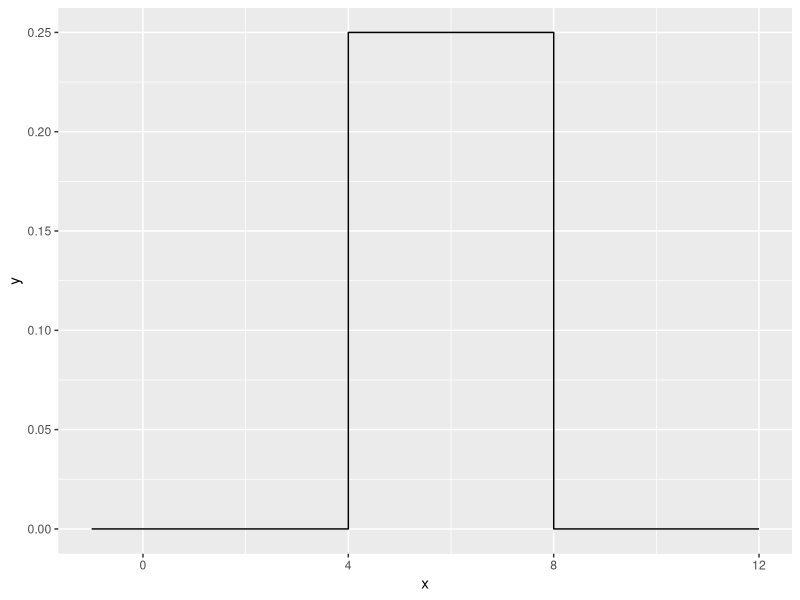

Write R code to recreate this figure.
## ---- chunk 1
library(dplyr)
library(ggplot2)
## ---- chunk 2
prob1a.fun <- function(a, b) 
{
  return(b * factorial(a))
}
## ---- chunk 3
prob1a.fun(5, 4)
## ---- chunk 4
prob1c.fun <- function(a, b) 
{
  if (a > b) 
  {
    return(b * factorial(a))
    
  } 
  else 
  {
    return(b - a)
  }
}
## ---- chunk 5
prob1c.fun(4,5)
## ---- chunk 6
duniform <- function(x, a, b) 
{
  if (a <= x && x <= b) 
  {
    return(1 / (b - a))
    
  } 
  else 
  {
    return(0)
  }
}
duniform(x = 1, a = 2, b = 5) 
duniform(x = 3, a = 2, b = 5)   
duniform(x = 6, a = 2, b = 5)   
## ---- chunk 7
duniform <- function(x, a, b) 
{

  y <- numeric(length(x))

  for (i in 1:length(x))
    {
      if (a <= x[i] && x[i] <= b)
      {
      y[i] <- 1 / (b - a)
      } 
      else 
      {
        y[i] <- 0
      }

    }
    return(y)
}
## ---- chunk 8
duniform_ifelse <- function(x, a, b) 
{
  ifelse(a <= x & x <= b, 1 / (b - a), 0)
}
## ---- chunk 9
data.frame(x = seq(-1, 12, by = .001)) %>%
  mutate(y = duniform_ifelse(x, 4, 8)) %>%
  ggplot(aes(x = x, y = y)) +
  geom_step()
## ---- chunk 10
microbenchmark::microbenchmark( duniform_ifelse( seq(-4,12,by=.0001), 4, 8), times=100)
## ---- chunk 11
duniform <- function(x, a = 0, b = 1) 
{
  ifelse(a <= x & x <= b, 1 / (b - a), 0)
}
## ---- chunk 12
FizzBuzz <- function(n)
{
  result <- character(n)
  
  for (i in 1:n)
  {
    if (i %% 3 == 0 & i %% 5 == 0)
    {
      result[i] <- "Fizz Buzz"
    }
    else if (i %% 3 == 0)
    {
      result[i] <- "Fizz"
    }
    else if (i %% 5 == 0)
    {
      result[i] <- "Buzz"
    }
    else
    {
      result[i] <- as.character(i)
    }
  }
  return(result)
}
## ---- chunk 13
FizzBuzz(50)
